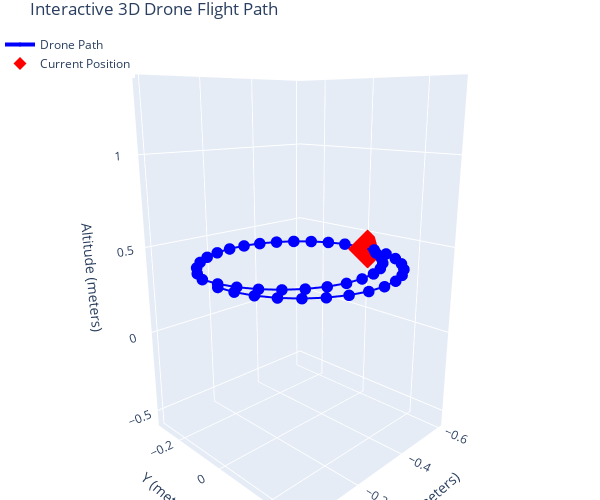

The notebook cell saved with this chart:
### Markdown cell above
##  circle_right(radius, velocity, angle_degrees)
Same as `circle_left`, but goes clockwise.

**Try a half-circle or quarter circle by adjusting `angle_degrees`.**

### Code cell
drone.circle_left(0.3, 0.3, 180)

### Figure 1 — Plotly figure (JSON) as saved in the notebook; plotly's stock layout.template omitted (floating-point values rounded to 4 significant figures)
{"data": [{"line": {"color": "blue", "width": 4}, "marker": {"size": 4}, "mode": "lines+markers", "name": "Drone Path", "type": "scatter3d", "x": [0.0, 0.0, -0.00598, -0.02368, -0.0524, -0.09099, -0.1379, -0.1913, -0.249, -0.3088, -0.3682, -0.4248, -0.4766, -0.5212, -0.5571, -0.5827, -0.597, -0.5995, -0.59, -0.569, -0.5373, -0.4961, -0.4471, -0.3922, -0.3336, -0.2738, -0.2149, -0.1594, -0.1096, -0.06733, -0.03434, -0.01195, -0.01195, -0.01793, -0.03563, -0.06435, -0.1029, -0.1499, -0.2032, -0.261, -0.3207, -0.3801, -0.4368, -0.4885, -0.5332, -0.569, -0.5946], "y": [0.0, 0.0, 0.0596, 0.1168, 0.1694, 0.2152, 0.2524, 0.2796, 0.2956, 0.2999, 0.2922, 0.2728, 0.2425, 0.2026, 0.1547, 0.1005, 0.04234, -0.01751, -0.07666, -0.1328, -0.1836, -0.227, -0.2615, -0.2855, -0.2981, -0.2988, -0.2877, -0.265, -0.2318, -0.1894, -0.1394, -0.08382, -0.08382, -0.02422, 0.033, 0.08557, 0.1314, 0.1686, 0.1958, 0.2118, 0.216, 0.2083, 0.189, 0.1587, 0.1188, 0.07083, 0.01667], "z": [0.4, 0.4, 0.4, 0.4, 0.4, 0.4, 0.4, 0.4, 0.4, 0.4, 0.4, 0.4, 0.4, 0.4, 0.4, 0.4, 0.4, 0.4, 0.4, 0.4, 0.4, 0.4, 0.4, 0.4, 0.4, 0.4, 0.4, 0.4, 0.4, 0.4, 0.4, 0.4, 0.4, 0.4, 0.4, 0.4, 0.4, 0.4, 0.4, 0.4, 0.4, 0.4, 0.4, 0.4, 0.4, 0.4, 0.4]}, {"marker": {"color": "red", "size": 10, "symbol": "diamond"}, "mode": "markers", "name": "Current Position", "type": "scatter3d", "x": [-0.5946], "y": [0.01667], "z": [0.4]}], "layout": {"height": 500, "legend": {"x": 0, "y": 1}, "margin": {"b": 0, "l": 0, "r": 0, "t": 30}, "scene": {"aspectmode": "data", "camera": {"eye": {"x": 1.5, "y": 1.5, "z": 0.6}}, "xaxis": {"title": {"text": "X (meters)"}}, "yaxis": {"title": {"text": "Y (meters)"}}, "zaxis": {"title": {"text": "Altitude (meters)"}}}, "title": {"text": "Interactive 3D Drone Flight Path"}, "width": 600}}
